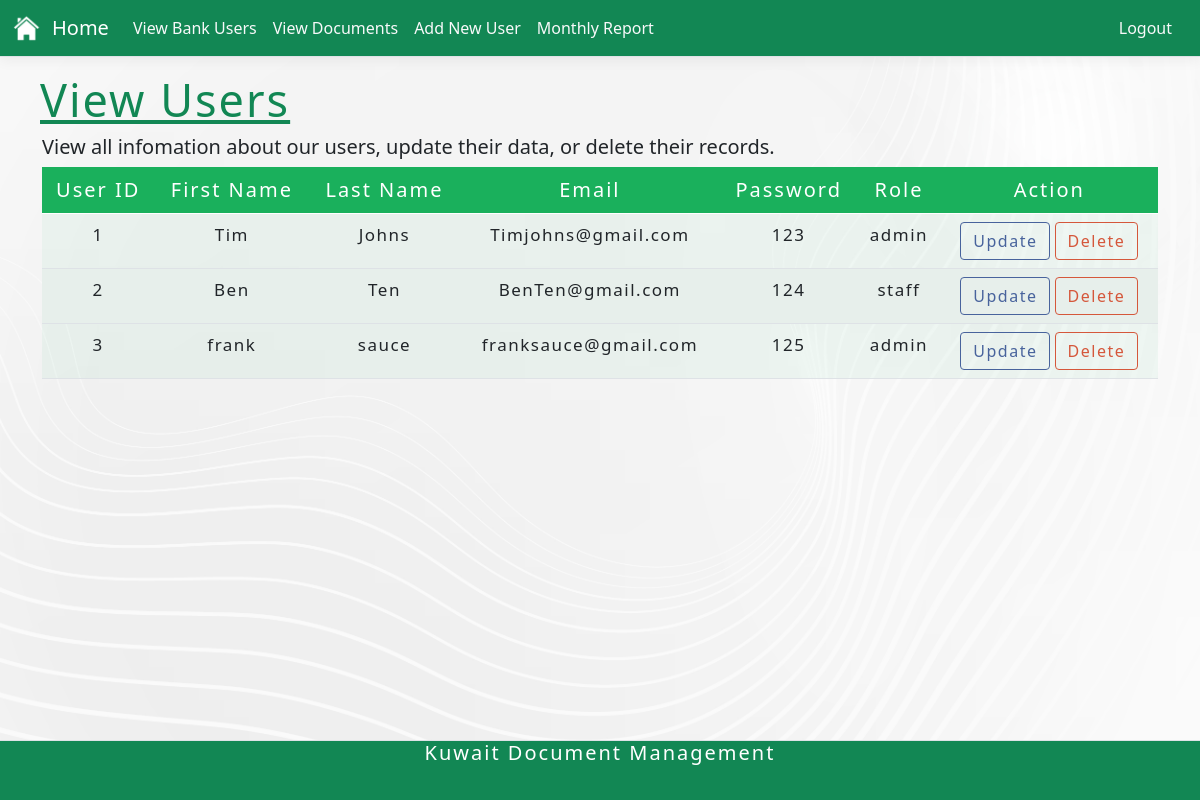
The page /Group31/viewUser.php on the database as committed earlier.
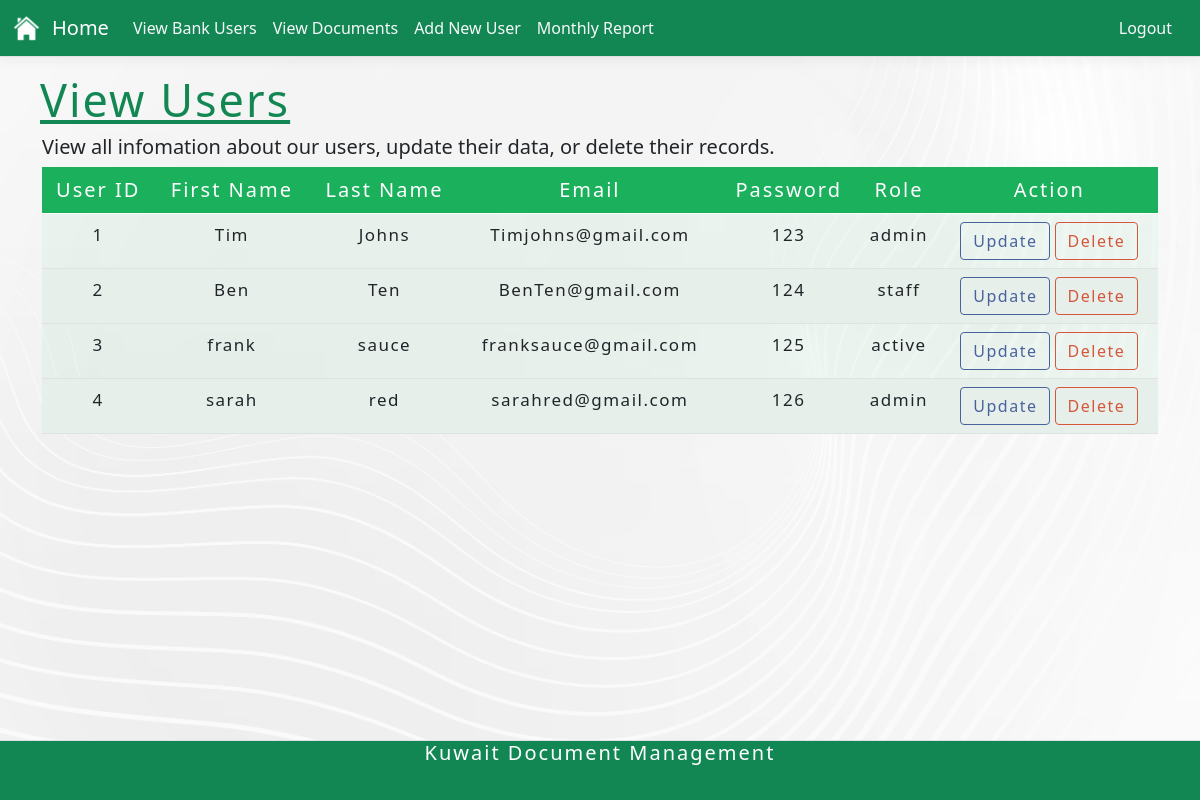
The same page on the database as committed later.
### tables this page shows
CREATE TABLE "credentials" (
	"id"	INTEGER NOT NULL,
	"fname"	TEXT NOT NULL,
	"lname"	TEXT NOT NULL,
	"email"	TEXT NOT NULL,
	"password"	TEXT NOT NULL,
	"role"	TEXT NOT NULL,
	PRIMARY KEY("id")
);

### Group31/viewUserSQL.php (called while the page is built, shortened)
<?php
function getUsers (){
    $os = getOS();
    if($os === "Mac"){
        $db = new SQLITE3('../Database/Kuwaitt.db');
    }
    else{
        $db = new SQLITE3('..\\Database\\Kuwaitt.db');
    }
    $sql = "SELECT * FROM credentials";
    $stmt = $db->prepare($sql);
    $result = $stmt->execute();
    while ($row = $result->fetchArray()){
        $arrayResult [] = $row;
    }
    return $arrayResult;
}

### Group31/viewUser.php (the view, shortened to what this page needs)
<?php
require("adminNav.php");
include_once("viewUserSQL.php");
$user = getUsers();
?>
        <div>
  <h1 class="tableHeader"><u>View Users</u></h1>
</div>
<div class="container bgColor">
        <main role="main" class="pb-3">
            <h5>View all infomation about our users, update their data, or delete their records.</h5>
                <div class="row">
                <div class="col">
                <table class="table table-hover">
                    <thead class="theadColour" >
                        <td style="text-align: center;">User ID</td>
                        <td style="text-align: center;">First Name</td>
                        <td style="text-align: center;">Last Name</td>
                        <td style="text-align: center;">Email</td>
                        <td style="text-align: center;">Password</td>
                        <td style="text-align: center;">Role</td>
                        <td style="text-align: center;">Action</td>
                    </thead>
                    <?php
                        for ($i=0; $i<count($user); $i++):
                    ?>
                    <tr>
                        <td class="tbContents"><?php echo $user[$i]['id']?></td>
                        <td class="tbContents"><?php echo $user[$i]['fname']?></td>
                        <td class="tbContents"><?php echo $user[$i]['lname']?></td>
                        <td class="tbContents"><?php echo $user[$i]['email']?></td>
                        <td class="tbContents"><?php echo $user[$i]['password']?></td>
                        <td class="tbContents"><?php echo $user[$i]['role']?></td>
                        <td style="text-align: center;"><a href="updateUser.php?uid=<?php echo $user[$i]['id']; ?>" class="btn btn-action">Update</a>
                        <a href="deleteUser.php?id=<?php echo $user[$i]['id']; ?>" class="btn btn-negative">Delete</a></td>
                    </tr>
                    <?php endfor;?>
                </table>
            </div>
        </div>
        </main>
</div>
<?php require("Footer.php");?>

Rows that differ between the two databases and show on the page:
changed credentials "frank": role "admin" → "active"
added credentials: id "4", fname "sarah", lname "red", email "sarahred@gmail.com", password "126", role "admin"
